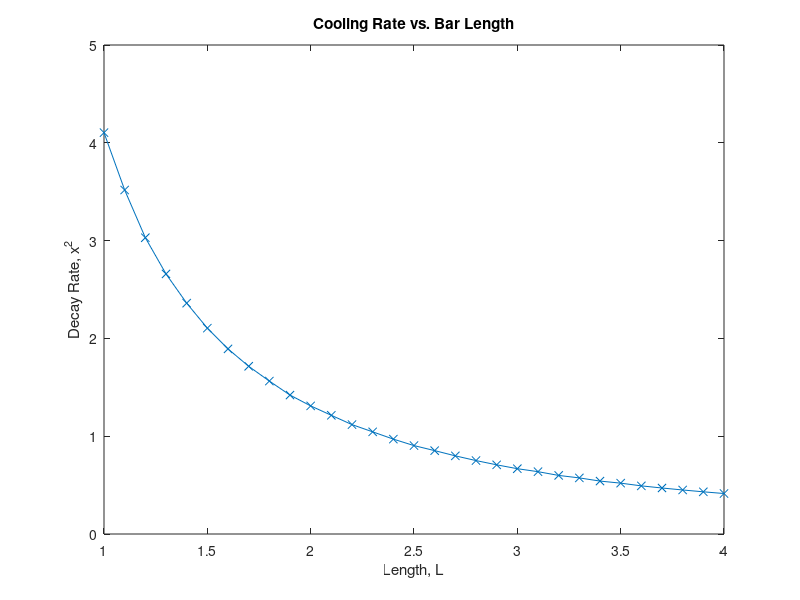
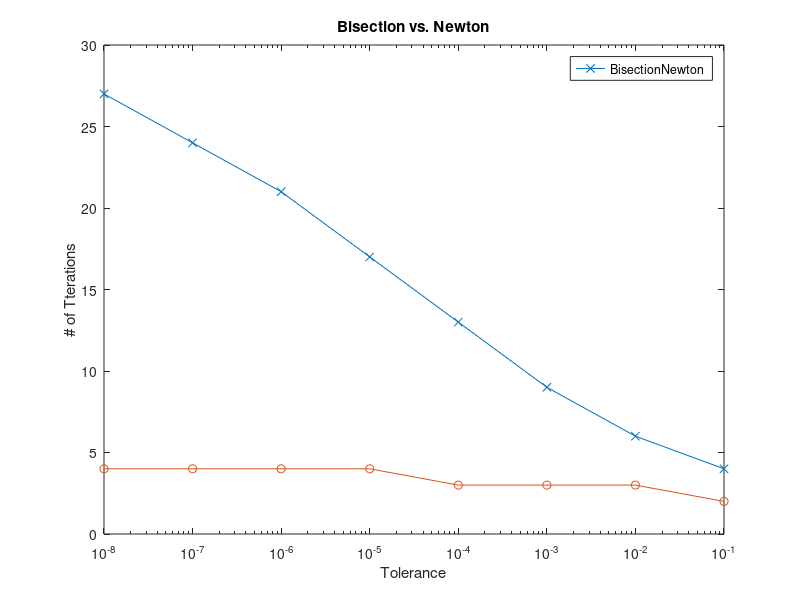

These charts were generated, in order, by the following MATLAB code:
% Jonathan Plavnik, CMOR220, Fall 2025, Project 2
% project2_root_funding.m
% Find the decay rate (the rate at which the heat dissipates at the end of the bar is the square of the least,
% strictly positive solution, x) using the bisection method and plot the
% decay rate against the length of the bar. In the second part, compare the
% speed of bisection and newton methods to find the root for tolerances
% ranging from 10^-8 to 10^-1.
% Last modified: September 23, 2025


disp("Project 2: Root Finding Methods");

% Newton's method , calls coolfun and coolfundx
function [x , iter] = denewt(x , tol ,L)
% list of inputs: initial guess x, tolerance tol, and length of bar L
% list of outputs: final approximation of root x, number of iterations it
% took
iter = 0;
% while loop to iterate over new guesses using taylor series approximation
% to find approx root close enough to meet tol condition
while(abs(coolfun(x,L)) > tol)
    x_new = x - coolfun(x, L)/coolfundx(x, L); % iterative step to find new guess
    x = x_new;
    iter = iter + 1;
end
end

% for a given a , b , t , and L find x: code bisection method
function [x , iter ] = debis(a ,b ,t ,L)
% list of inputs: left side guess a, right side guess b, tolerance t,
% length of bar L
% list of outputs: final approximation of root x, number of iterations it
% took

iter = 0;
x = (a + b )/ 2;
if(coolfun(a, L) * coolfun(b, L) > 0) % check for satisfactory conditions
    disp("Bisection Method Exit: Solution does not exist in " + a + ", " + b);
elseif(coolfun(a, L) * coolfun(b, L) == 0) % check for edge case when a or b are roots
    if(coolfun(a, L) == 0)
        x = a;
    else
        x = b;
    end
else
    while(abs(coolfun(x, L)) > t) % loop to find root approx, implement bisection using mid point as new guess
        if coolfun(a, L) * coolfun(x, L) < 0
            b = x;
        else
            a = x;
        end
        x = (a + b) / 2; % update guess
        iter = iter + 1;
    end
end
end

% for a given x and L evaluate " cool "
function val = coolfun(x ,L)
% list of inputs: variable input x, length of bar L
% list of outputs: evaluate the following function for the input x
val = sin(x*L) + x *cos(x*L);
end

function val = coolfundx(x ,L)
% list of inputs: variable input x, length of bar L
% list of outputs: evaluate the derivative of the function in coolfun given
% input x
val = L * (cos(x * L) + cos(x* L) - L * x * sin(x * L));
% evaluate the derivative , with respect to x , of coolfun
end

% main code
% set a , t and a range of L and b and find x
% and plot x ^2 against L
% calls debis and denewt and plots their iters per tol

% create a vector for L
L = 1 : 0.1 : 4;
for cnt = 1: length(L)
    a = 0.1;
    t = 0.01;
    [x(cnt), ~] = debis(a, 3/L(cnt), t, L(cnt)); % for each length L generate root and save all
end


% plot all the root approximations on one plot
figure;
plot(L , x .^2, '-x');
title("Cooling Rate vs. Bar Length");
xlabel("Length, L");
ylabel("Decay Rate, x^2");


% given data
L = 1;
a = 0.1;
b = 3;
x = (a+b)/2;
t = 10.^(-8:-1);
for i = 1:length(t) % run newton and bisection for each of the tolerances
    [~, bisectionIteration(i)] = debis(a, b, t(i), L);
    [~, newtonIteration(i)] = denewt(x, t(i), L);
end

% plot the comparison on the same graph using semilogx
figure;
semilogx(t, bisectionIteration, '-x', t, newtonIteration, '-o');
hold on
legend(["Bisection", "Newton"]);
title("Bisection vs. Newton");
xlabel("Tolerance");
ylabel("# of Tterations");